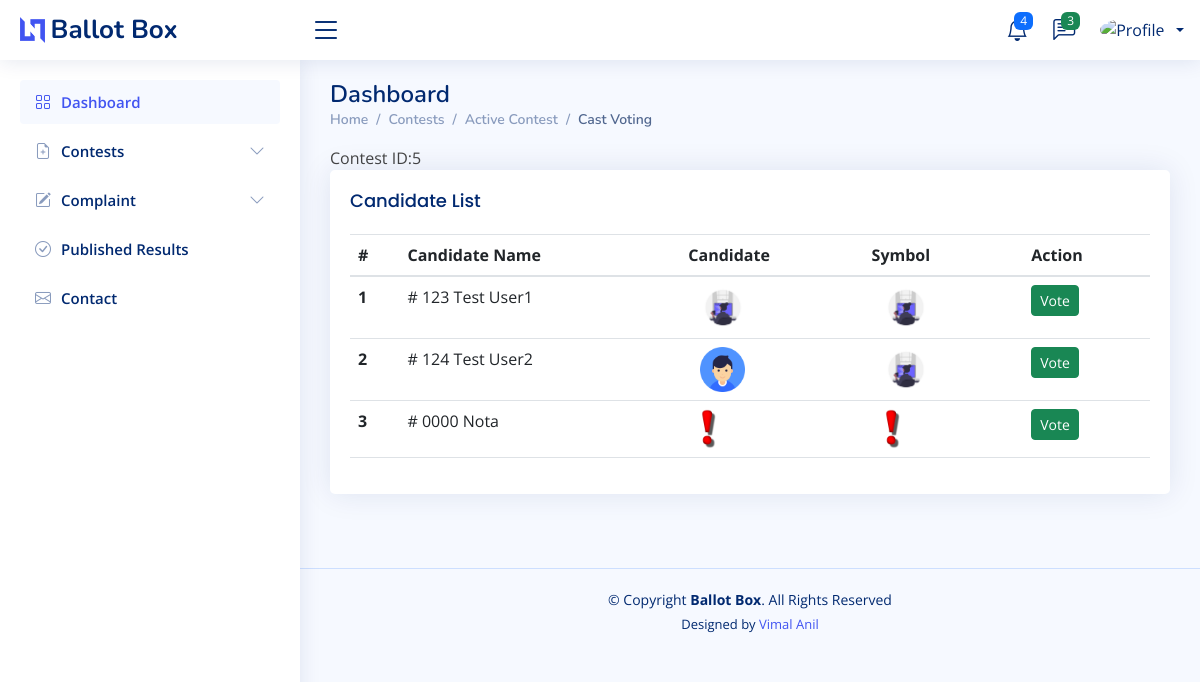
The app's page /user/castvote.php?cid=5 with its own data.
### tables this page shows
CREATE TABLE `candidates` (
  `candidateid` int(11) NOT NULL,
  `cid` int(11) NOT NULL,
  `admno` varchar(30) NOT NULL,
  `status` varchar(2) NOT NULL DEFAULT '1',
  `symbol` varchar(100) DEFAULT NULL
);

CREATE TABLE `registration` (
  `full_name` varchar(50) NOT NULL,
  `email` varchar(50) NOT NULL,
  `phn` varchar(30) NOT NULL,
  `admno` int(20) NOT NULL,
  `course` varchar(10) NOT NULL,
  `sem` int(20) NOT NULL,
  `roll_no` int(50) NOT NULL,
  `img` varchar(100) NOT NULL DEFAULT 'default.png'
);

### connect.php (called while the page is built, shortened)
<?php
$dbname="onlinevoting";
$conn=mysqli_connect("localhost","root","",$dbname);
function select_data($sql)
{
  global $conn;
  $res = mysqli_query($conn, $sql);
  if ($res)
    return $res;
  else
    return False;
}
?>

### user/castvote.php (the view, shortened to what this page needs)
<?php
require('header.php');
$email = $_SESSION['email'];
?>
<main id="main" class="main">
    <div class="pagetitle">
        <h1>Dashboard</h1>
        <nav>
            <ol class="breadcrumb">
                <li class="breadcrumb-item"><a href="index.html">Home</a></li>
                <li class="breadcrumb-item"><a href="userlist.php">Contests</a></li>
                <li class="breadcrumb-item "><a href="activecontest.php">Active Contest</a></li>
                <li class="breadcrumb-item active">Cast Voting</li>
            </ol>
        </nav>
    </div>
    <?php
    $cid = $_GET['cid'];
    echo "Contest ID:" . $cid;
    ?>
    <section class="section dashboard">
        <div class="row">
            <section class="section">
                <div class="row">
                    <div class="col-lg-12">
                        <div class="card">
                            <div class="card-body">
                                <h5 class="card-title">
                                    Candidate List
                                </h5>
                                <table class="table datatable">
                                    <thead>
                                        <tr>
                                            <th scope="col">#</th>
                                            <th scope="col">Candidate Name</th>
                                            <th scope="col">Candidate</th>
                                            <th scope="col">Symbol</th>
                                            <th scope="col">Action</th>
                                        </tr>
                                    </thead>
                                    <?php
                                    $sql1 = "select r.full_name,r.img, e.* from candidates e,registration r where e.cid=$cid and r.admno=e.admno;";
                                    $data = select_data($sql1);
                                    $n = 1;
                                    while ($row = mysqli_fetch_assoc($data)) {
                                        ?>
                                        <tr>
                                            <th scope="row">
                                                <?php echo $n++ ?>
                                            </th>
                                            <td>
                                                #
                                                <?php echo $row['admno'] . " " . $row['full_name']; ?>
                                            </td>
                                            <td>
                                                <div class="container">
                                                    <img src="../uploads/profile/<?php echo $row['img'] ?>"
                                                        class="square" alt="Square Image">
                                                </div>
                                            </td>
                                            <td>
                                                <div class="container">
                                                    <img src=" <?php echo "../uploads/candidate/candidate_" . $row['candidateid'] . ".jpg" ?>"
                                                        class="square" alt="Square Image">
                                                </div>
                                            </td>
                                            <td>
                                                <div class="btn-group">
                                                    <a href="php/castvoteaction.php?candidateid=<?php echo $row['candidateid']; ?>&cid=<?php echo $cid; ?>&email=<?php echo $email; ?>"
                                                        class="btn btn-success btn-sm">Vote</a>
                                                </div>
                                            </td>
                                        </tr>
                                        <?php
                                    }
                                    ?>
                                    <tr>
                                        <th scope="row">
                                            <?php echo $n++ ?>
                                        </th>
                                        <td>
                                            # 0000 Nota
                                        </td>
                                        <td>
                                            <img src=" <?php echo "../uploads/nota/Exclamation_mark_red.png" ?>"
                                                height="40px" alt="">
                                        </td>
                                        <td>
                                            <img src=" <?php echo "../uploads/nota/Exclamation_mark_red.png" ?>"
                                                height="40px" alt="">
                                        </td>
                                        <td>
                                            <div class="btn-group">
                                                <a href="php/castvoteaction.php?candidateid=-1&cid=<?php echo $cid; ?>&email=<?php echo $email; ?>"
                                                    class="btn btn-success btn-sm">Vote</a>
                                            </div>
                                        </td>
                                    </tr>
                                </table>
                            </div>
                        </div>
            </section>
        </div>
    </section>
</main>

### user/assets/css/style.css (style rules this page uses)
:root { scroll-behavior: smooth; }
body { font-family: "Open Sans", sans-serif; background: #f6f9ff; color: #444444; }
a { color: #4154f1; text-decoration: none; }
h1, h2, h3, h4, h5, h6 { font-family: "Nunito", sans-serif; }
#main { margin-top: 60px; padding: 20px 30px; transition: all 0.3s; }
.pagetitle { margin-bottom: 10px; }
.pagetitle h1 { font-size: 24px; margin-bottom: 0; font-weight: 600; color: #012970; }
.card { margin-bottom: 30px; border: none; border-radius: 5px; box-shadow: 0px 0 30px rgba(1, 41, 112, 0.1); }
.card-title { padding: 20px 0 15px 0; font-size: 18px; font-weight: 500; color: #012970; font-family: "Poppins", sans-serif; }
.card-body { padding: 0 20px 20px 20px; }
.breadcrumb { font-size: 14px; font-family: "Nunito", sans-serif; color: #899bbd; font-weight: 600; }
.breadcrumb a { color: #899bbd; transition: 0.3s; }
.breadcrumb .breadcrumb-item::before { color: #899bbd; }
.breadcrumb .active { color: #51678f; font-weight: 600; }
@media (min-width: 1200px) { #main, #footer { margin-left: 300px; } }
.footer { padding: 20px 0; font-size: 14px; transition: all 0.3s; border-top: 1px solid #cddfff; }
.footer .copyright { text-align: center; color: #012970; }
.footer .credits { padding-top: 5px; text-align: center; font-size: 13px; color: #012970; }

### user/header.php (style rules this page uses)
.square { width: 45px; height: 45px; object-fit: cover; }

### records on screen
candidates: admno "123", registration.full_name "Test User1", registration.img (picture)
candidates: admno "124", registration.full_name "Test User2", registration.img (placeholder picture)

### other values on screen
$cid "5"
$n++ "3"
